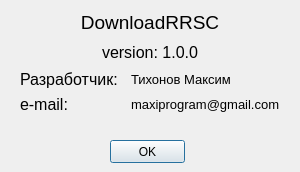
<?xml version="1.0" encoding="UTF-8"?>
<ui version="4.0">
 <class>AboutForm</class>
 <widget class="QDialog" name="AboutForm">
  <property name="geometry">
   <rect>
    <x>0</x>
    <y>0</y>
    <width>300</width>
    <height>172</height>
   </rect>
  </property>
  <property name="minimumSize">
   <size>
    <width>300</width>
    <height>172</height>
   </size>
  </property>
  <property name="maximumSize">
   <size>
    <width>300</width>
    <height>172</height>
   </size>
  </property>
  <property name="windowTitle">
   <string>О программе</string>
  </property>
  <widget class="QPushButton" name="pushButton">
   <property name="geometry">
    <rect>
     <x>110</x>
     <y>140</y>
     <width>75</width>
     <height>23</height>
    </rect>
   </property>
   <property name="text">
    <string>OK</string>
   </property>
  </widget>
  <widget class="QWidget" name="">
   <property name="geometry">
    <rect>
     <x>20</x>
     <y>10</y>
     <width>260</width>
     <height>104</height>
    </rect>
   </property>
   <layout class="QVBoxLayout" name="verticalLayout_3">
    <item>
     <widget class="QLabel" name="label_5">
      <property name="font">
       <font>
        <pointsize>14</pointsize>
       </font>
      </property>
      <property name="text">
       <string>DownloadRRSC</string>
      </property>
      <property name="alignment">
       <set>Qt::AlignCenter</set>
      </property>
     </widget>
    </item>
    <item>
     <widget class="QLabel" name="label_6">
      <property name="font">
       <font>
        <pointsize>12</pointsize>
       </font>
      </property>
      <property name="text">
       <string>version: 1.0.0</string>
      </property>
      <property name="alignment">
       <set>Qt::AlignCenter</set>
      </property>
     </widget>
    </item>
    <item>
     <layout class="QHBoxLayout" name="horizontalLayout">
      <item>
       <layout class="QVBoxLayout" name="verticalLayout_2">
        <item>
         <widget class="QLabel" name="label">
          <property name="font">
           <font>
            <pointsize>12</pointsize>
           </font>
          </property>
          <property name="text">
           <string>Разработчик:</string>
          </property>
         </widget>
        </item>
        <item>
         <widget class="QLabel" name="label_3">
          <property name="font">
           <font>
            <pointsize>12</pointsize>
           </font>
          </property>
          <property name="text">
           <string>e-mail:</string>
          </property>
         </widget>
        </item>
       </layout>
      </item>
      <item>
       <layout class="QVBoxLayout" name="verticalLayout">
        <item>
         <widget class="QLabel" name="label_2">
          <property name="font">
           <font>
            <pointsize>10</pointsize>
           </font>
          </property>
          <property name="text">
           <string>Тихонов Максим</string>
          </property>
         </widget>
        </item>
        <item>
         <widget class="QLabel" name="label_4">
          <property name="font">
           <font>
            <pointsize>10</pointsize>
           </font>
          </property>
          <property name="text">
           <string>maxiprogram@gmail.com</string>
          </property>
         </widget>
        </item>
       </layout>
      </item>
     </layout>
    </item>
   </layout>
  </widget>
 </widget>
 <resources/>
 <connections/>
</ui>
